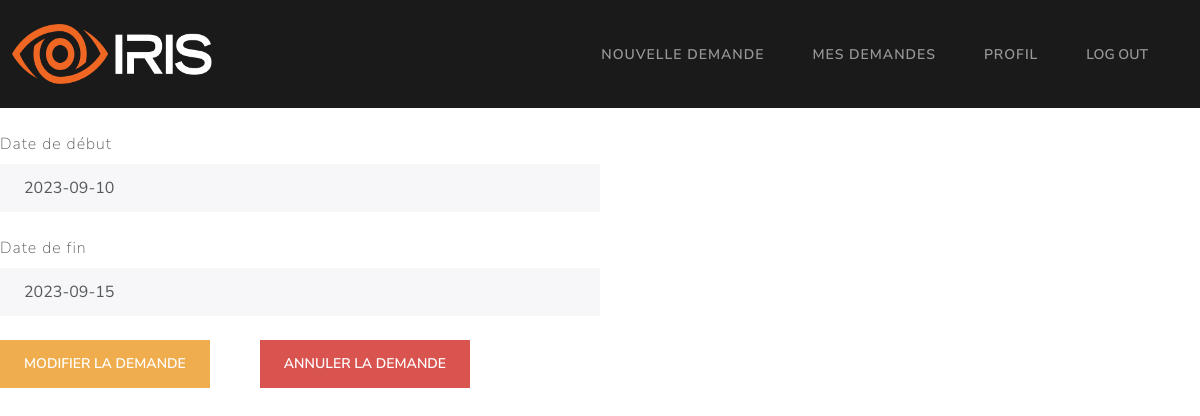
The app's page /employé/demande/3, older data.
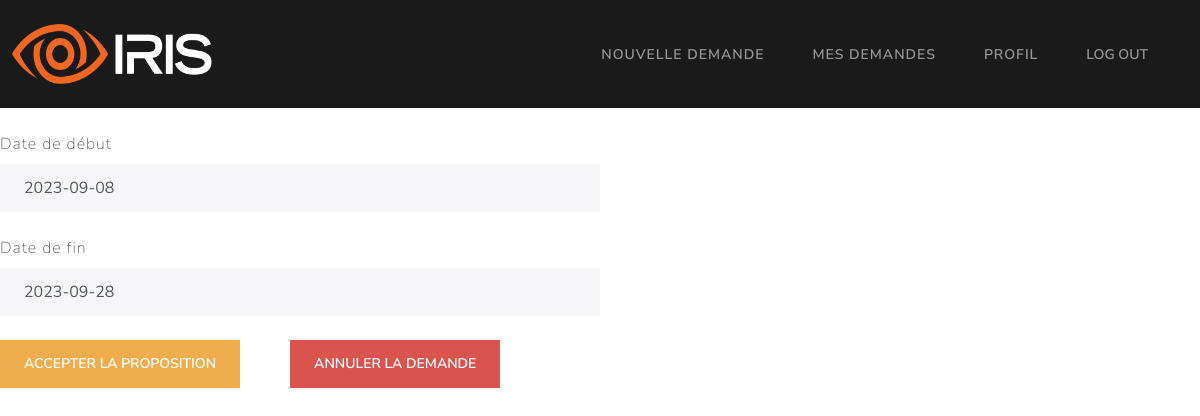
The same page, newer data.
### Models/models.py (models this page shows, shortened)
class demandeCongé(db.Model):
    id = db.Column(db.Integer, primary_key=True)
    date_debut = db.Column(db.String, unique=False, nullable=False)
    date_fin = db.Column(db.String, unique=False, nullable=False)
    statut = db.Column(db.String, unique=False, nullable=False)
    employee_matricule = db.Column(db.String, unique=False, nullable=False)
    motif_refus = db.Column(db.String, unique=False, nullable=True)

### app.py (the view)
@app.route("/employé/demande/<int:id>")
def demande(id):
	return getDemande(id)

### Controllers/employeeController.py (called while the page is built)
def getDemande(id):
    try:
        demande = demandeCongé.query.filter_by(id=id).first()
        return render_template('/user/demande.html', demande=demande)
    except Exception as e:
        return render_template('/user/demande.html', error=str(e))

### templates/user/demande.html
{% extends '/user/base.html' %} {% block title %} Demande {% endblock %} {%
block content %}
<div class="form-group">
  <label class="form-label mt-4" for="readOnlyInput">Date de début</label>
  <input
    class="form-control"
    id="readOnlyInput"
    type="text"
    value={{
    demande.date_debut
    }}
    readonly=""
  />
</div>
<div class="form-group">
  <label class="form-label mt-4" for="readOnlyInput">Date de fin</label>
  <input
    class="form-control"
    id="readOnlyInput"
    type="text"
    value={{
    demande.date_fin
    }}
    readonly=""
  />
</div>
<br />
{% if demande.statut == 'Processing' %}
<button
  style="float: left; margin-right: 50px"
  class="btn btn-warning"
  onclick="window.location='demande/{{ demande.id }}/edit';"
>
  Modifier la demande
</button>
<form action="/employé/demande/{{ demande.id }}/delete" method="POST">
  <button type="Submit" class="btn btn-danger">Annuler la demande</button>
</form>
{% elif demande.statut == 'Refused' %}
<h2>Motif : {{ demande.motif_refus }}</h2>
{% elif demande.statut == 'Modified By Manager' %}
<form
  style="float: left; margin-right: 50px"
  action="/employé/demande/{{ demande.id }}/accepter_proposition"
  method="POST">
    <button class="btn btn-warning" type="submit">
      Accepter la proposition
    </button>
</form>
<form action="/employé/demande/{{ demande.id }}/delete" method="POST">
  <button type="Submit" class="btn btn-danger">Annuler la demande</button>
</form>
{% endif %} {{ error }} {% endblock %}

### templates/user/base.html (shortened to what this page needs)
<!DOCTYPE html>
<html>
  <head>
    <link rel="stylesheet" href="{{ url_for('static', filename='bootstrap.css') }}" />
  </head>
  <body>
    <nav class="navbar navbar-expand-lg bg-primary" data-bs-theme="dark">
      <div class="container-fluid">
        <div>
            <img src="/static/g22.png" width="200" height="60">
        </div>
        <div class="collapse navbar-collapse" id="navbarColor01">
          <ul class="navbar-nav me-auto">
            <li class="nav-item">
              <a class="nav-link" href="nouvelle_demande">Nouvelle Demande</a>
            </li>
            <li class="nav-item">
              <a class="nav-link" href="mes_demandes">Mes Demandes</a>
            </li>
            <li class="nav-item">
              <a class="nav-link" href="home">Profil</a>
            </li>
            <li class="nav-item">
              <button type="Submit" form="myForm" class="nav-link">LOG OUT</a>
            </li>
          </ul>
        </div>
      </div>
    </nav>
    {% block content %} {% endblock %}
  </body>
</html>

Row changes from the older to the newer data that the page shows:
changed demandeCongé: date_debut "2023-09-10" → "2023-09-08"; date_fin "2023-09-15" → "2023-09-28"; statut "Processing" → "Modified By Manager" (drawn)
Text that changed along with them:
text no longer shown: "MODIFIER LA DEMANDE"
text now shown: "ACCEPTER LA PROPOSITION"
